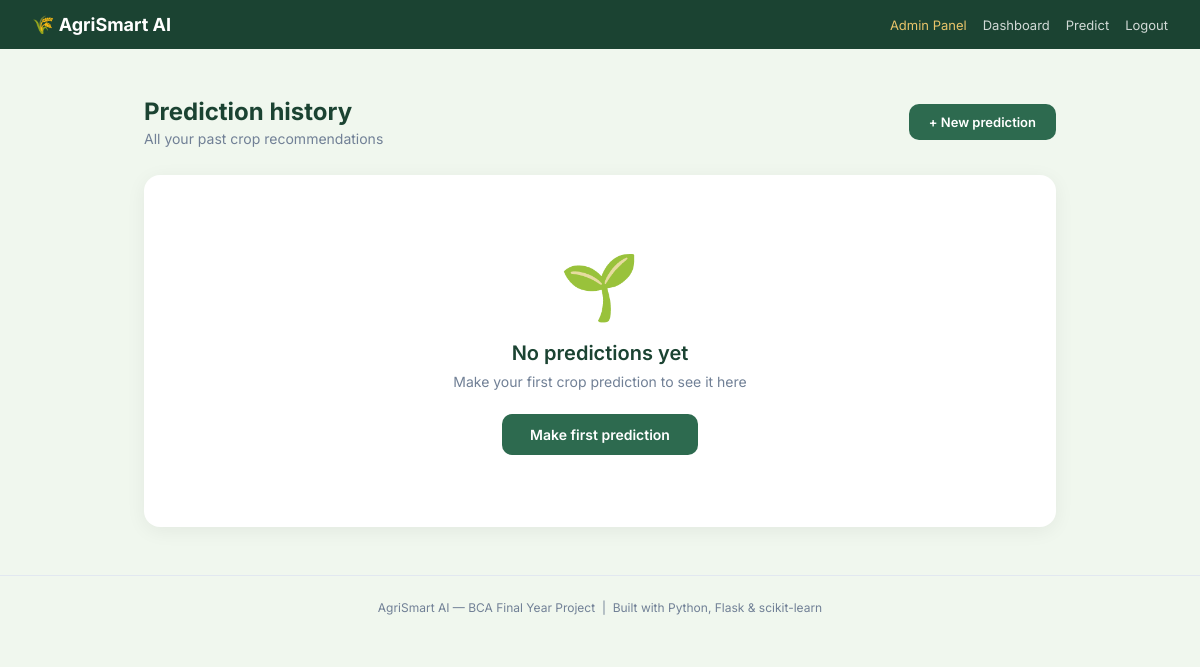
The page /history (signed in) on the database as committed earlier.
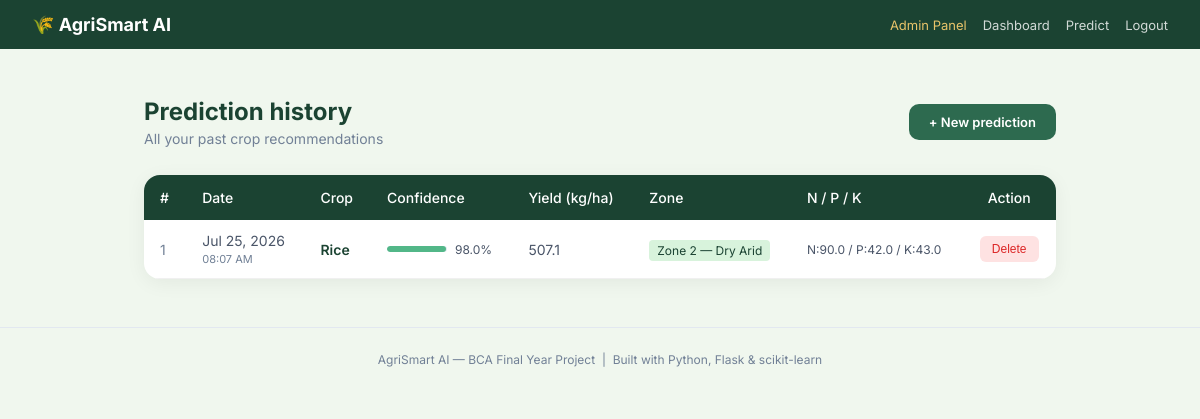
The same page on the database as committed later.
### database/models.py (models this page shows, shortened)
class Prediction(db.Model):
    __tablename__ = 'predictions'
    id          = db.Column(db.Integer, primary_key=True)
    user_id     = db.Column(db.Integer, db.ForeignKey('users.id'), nullable=False)
    N           = db.Column(db.Float)
    P           = db.Column(db.Float)
    K           = db.Column(db.Float)
    temperature = db.Column(db.Float)
    humidity    = db.Column(db.Float)
    ph          = db.Column(db.Float)
    rainfall    = db.Column(db.Float)
    crop        = db.Column(db.String(100))
    confidence  = db.Column(db.Float)
    yield_kg    = db.Column(db.Float)
    zone        = db.Column(db.String(100))
    created_at  = db.Column(db.DateTime, default=datetime.utcnow)

### user/routes.py (the view)
@user_bp.route('/history')
@login_required
def history():
    page = request.args.get('page', 1, type=int)
    predictions = Prediction.query.filter_by(user_id=current_user.id)\
                  .order_by(Prediction.created_at.desc())\
                  .paginate(page=page, per_page=10, error_out=False)
    return render_template('user/history.html',
                           predictions=predictions,
                           user=current_user)

### database/models.py (called while the page is built)
    def is_admin(self):
        return self.role == 'admin'

### templates/user/history.html (shortened to what the changed rows need)
{% extends 'base.html' %}
{% block content %}
<div style="max-width:960px; margin:48px auto; padding:0 24px;">
  <div style="display:flex; align-items:center; justify-content:space-between; margin-bottom:28px; flex-wrap:wrap; gap:12px;">
    <div>
      <h1 style="font-size:24px; font-weight:700; color:var(--green-dark);">Prediction history</h1>
    </div>
  </div>
  {% if predictions.items %}
  <div style="background:white; border-radius:16px; box-shadow:0 4px 20px rgba(0,0,0,0.06); overflow:hidden;">
    <div style="overflow-x:auto;">
      <table style="width:100%; border-collapse:collapse; font-size:14px;">
        <thead>
          <tr style="background:var(--green-dark); color:white;">
            <th style="padding:14px 16px; text-align:left; font-weight:500;">#</th>
            <th style="padding:14px 16px; text-align:left; font-weight:500;">Date</th>
            <th style="padding:14px 16px; text-align:left; font-weight:500;">Crop</th>
            <th style="padding:14px 16px; text-align:left; font-weight:500;">Confidence</th>
            <th style="padding:14px 16px; text-align:left; font-weight:500;">Yield (kg/ha)</th>
            <th style="padding:14px 16px; text-align:left; font-weight:500;">Zone</th>
            <th style="padding:14px 16px; text-align:left; font-weight:500;">N / P / K</th>
            <th style="padding:14px 16px; text-align:center; font-weight:500;">Action</th>
          </tr>
        </thead>
        <tbody>
          {% for p in predictions.items %}
          <tr style="border-bottom:1px solid #f0f0f0; {% if loop.index % 2 == 0 %}background:#fafafa;{% endif %}">
            <td style="padding:12px 16px; color:var(--text-light);">{{ predictions.total - (predictions.page - 1) * predictions.per_page - loop.index0 }}</td>
            <td style="padding:12px 16px; color:var(--text-mid);">{{ p.created_at.strftime('%b %d, %Y') }}<br><span style="font-size:11px; color:var(--text-light);">{{ p.created_at.strftime('%I:%M %p') }}</span></td>
            <td style="padding:12px 16px;">
              <span style="font-weight:600; color:var(--green-dark);">{{ p.crop }}</span>
            </td>
            <td style="padding:12px 16px;">
              <div style="display:flex; align-items:center; gap:8px;">
                <div style="width:60px; height:6px; background:#e2e8f0; border-radius:3px; overflow:hidden;">
                  <div style="width:{{ p.confidence }}%; height:100%; background:var(--green-light); border-radius:3px;"></div>
                </div>
                <span style="font-size:12px; color:var(--text-mid);">{{ p.confidence }}%</span>
              </div>
            </td>
            <td style="padding:12px 16px; color:var(--text-mid);">{{ p.yield_kg }}</td>
            <td style="padding:12px 16px;">
              <span style="font-size:12px; background:var(--green-pale); color:var(--green-dark); padding:3px 8px; border-radius:4px;">{{ p.zone }}</span>
            </td>
            <td style="padding:12px 16px; color:var(--text-mid); font-size:12px;">
              N:{{ p.N }} / P:{{ p.P }} / K:{{ p.K }}
            </td>
            <td style="padding:12px 16px; text-align:center;">
              <form action="/history/delete/{{ p.id }}" method="POST"
                    onsubmit="return confirm('Delete this prediction?')">
                <button type="submit" style="background:#fee2e2; color:#dc2626; border:none; padding:6px 12px; border-radius:6px; font-size:12px; cursor:pointer;">
                  Delete
                </button>
              </form>
            </td>
          </tr>
          {% endfor %}
        </tbody>
      </table>
    </div>
  </div>
  {% else %}
  <div style="text-align:center; padding:72px 24px; background:white; border-radius:16px; box-shadow:0 4px 20px rgba(0,0,0,0.06);">
    <div style="font-size:64px; margin-bottom:16px;">🌱</div>
    <h2 style="font-size:20px; font-weight:600; color:var(--green-dark); margin-bottom:8px;">No predictions yet</h2>
    <p style="color:var(--text-light); font-size:14px; margin-bottom:24px;">Make your first crop prediction to see it here</p>
    <a href="/predict" class="btn-back">Make first prediction</a>
  </div>
  {% endif %}
</div>
{% endblock %}

Rows that differ between the two databases and show on the page:
added Prediction: total "1", created_at "Jul 25, 2026", created_at "08:07 AM", crop "Rice", confidence "98.0", yield_kg "507.1", zone "Zone 2 — Dry Arid", N "90.0", P "42.0", K "43.0"
Other text that changed with them:
text no longer shown: "🌱 No predictions yet Make your first crop prediction to see it here Make first prediction"
text now shown: "# Date Crop Confidence Yield (kg/ha) Zone N / P / K Action"
